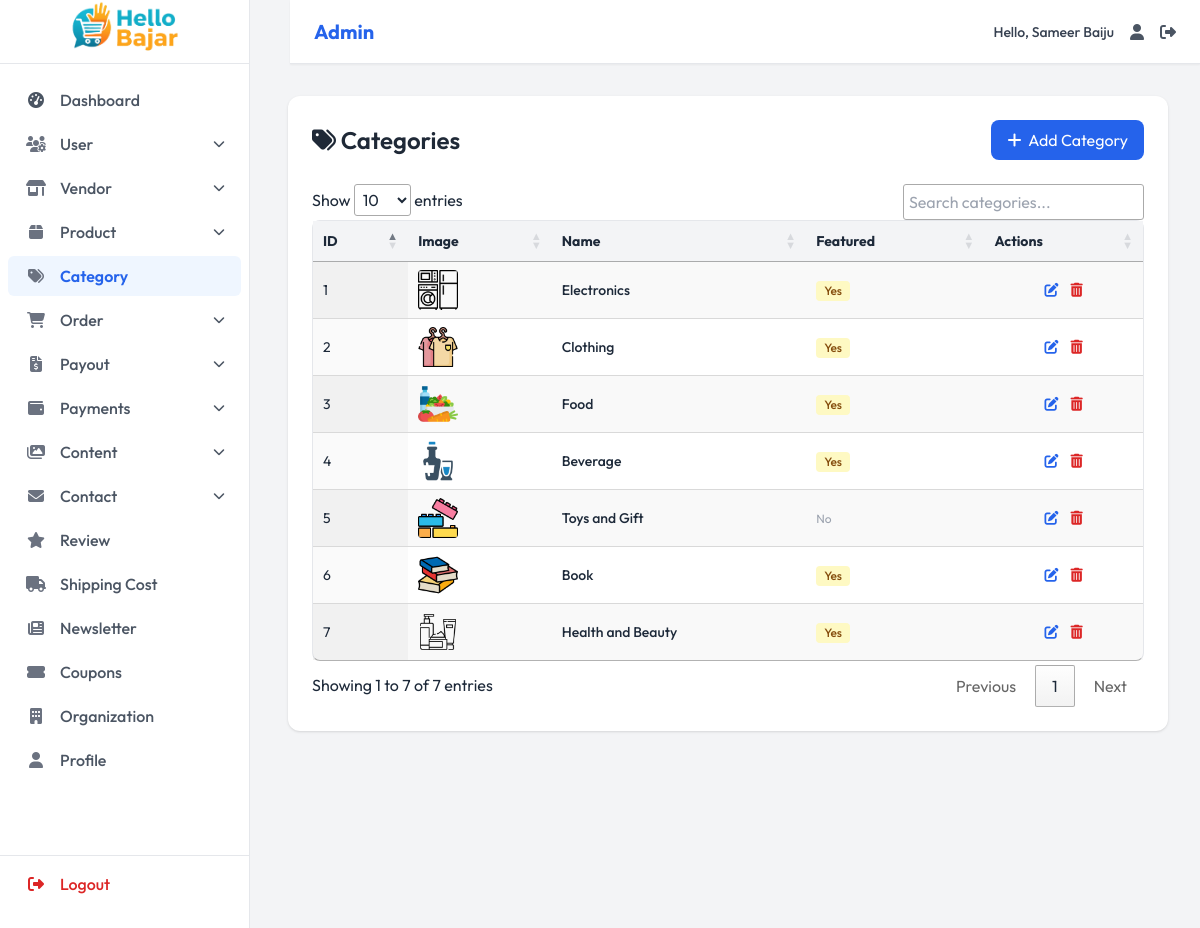
Screenshot of /admin-dashboard/categories/ (signed in) with the database file from the repository.
### dashboard/models.py (models this page shows, shortened)
class Organization(models.Model):
    name = models.CharField(max_length=200, default="My Store")
    logo = models.ImageField(upload_to='org/', blank=True, null=True)
    email = models.EmailField()
    phone = models.CharField(max_length=15)
    phone_secondary = models.CharField(max_length=15, blank=True)
    address = models.TextField()
    facebook = models.URLField(blank=True)
    instagram = models.URLField(blank=True)
    twitter = models.URLField(blank=True)
    youtube = models.URLField(blank=True)
    tiktok = models.URLField(blank=True)
    class Meta:
        verbose_name = 'Organization Info'
        verbose_name_plural = 'Organization Info'

class Category(models.Model):
    name = models.CharField(max_length=100)
    slug = models.SlugField(unique=True, blank=True)
    image = models.ImageField(upload_to='categories/', blank=True, null=True)
    order = models.PositiveIntegerField(default=0, help_text='Display order')
    is_active = models.BooleanField(default=True)
    is_featured=models.BooleanField(default=False)
    class Meta:
        verbose_name_plural = 'Categories'
        ordering = ['order', 'name']

### dashboard/views.py (the view)
    @login_required
    def wrapper(request, *args, **kwargs):
        if not hasattr(request.user, 'role') or not request.user.role.is_admin():
            return redirect('home')
        return view_func(request, *args, **kwargs)

### dashboard/models.py (called while the page is built)
    def is_admin(self):
        return self.role == 'admin'

### dashboard/views.py (called while the page is built)
def admin_required(view_func):
    @login_required
    def wrapper(request, *args, **kwargs):
        if not hasattr(request.user, 'role') or not request.user.role.is_admin():
            return redirect('home')
        return view_func(request, *args, **kwargs)
    return wrapper

@admin_required
def admin_categories_list(request):
    categories = Category.objects.all().order_by('order', 'name')
    return render(request, 'dashboard/pages/category/categories_list.html', {'categories': categories})

### ecommerce/context_processors.py (called while the page is built)
def nepal_locations(request):
    file_path = os.path.join(settings.BASE_DIR, 'static', 'data', 'nepal_provinces.json')
    with open(file_path, 'r', encoding='utf-8') as f:
        data = json.load(f)
    return {
        'nepal_locations': data
    }

### templates/dashboard/pages/category/categories_list.html (shortened to what this page needs)
{% extends 'dashboard/components/base.html' %}
{% load static %}
{% block content %}
<div class="bg-white rounded-xl shadow p-6">
  <div class="flex justify-between items-center mb-6">
    <h1 class="text-2xl font-semibold text-gray-800"><i class="fas fa-tags"></i> Categories</h1>
    <a href="{% url 'admin_category_add' %}" class="bg-blue-600 text-white px-4 py-2 rounded-lg hover:bg-blue-700 transition">
      <i class="fas fa-plus mr-1"></i> Add Category
    </a>
  </div>
  <div class="overflow-x-auto">
    <table id="categoriesTable" class="display w-full border border-gray-200 rounded-lg text-sm">
      <thead class="bg-gray-100">
        <tr>
          <th class="px-4 py-3 text-left">ID</th>
          <th class="px-4 py-3 text-left">Image</th>
          <th class="px-4 py-3 text-left">Name</th>
          <th class="px-4 py-3 text-left">Featured</th>
          <th class="px-4 py-3 text-center">Actions</th>
        </tr>
      </thead>
      <tbody>
        {% for category in categories %}
        <tr class="hover:bg-gray-50">
          <td class="px-4 py-3">{{ category.id }}</td>
          <td class="px-4 py-3">
            {% if category.image %}
              <img src="{{ category.image.url }}" alt="{{ category.name }}" class="h-10 w-10 object-cover rounded"/>
            {% else %}
              <span class="text-gray-400">-</span>
            {% endif %}
          </td>
          <td class="px-4 py-3 font-medium">{{ category.name }}</td>
          <td class="px-4 py-3">
            {% if category.is_featured %}
              <span class="inline-flex items-center px-2 py-0.5 rounded text-xs font-medium bg-yellow-100 text-yellow-800">Yes</span>
            {% else %}
              <span class="text-gray-400 text-xs">No</span>
            {% endif %}
          </td>
      <td class="px-4 py-3 text-center">
  <div class="inline-flex items-center space-x-3 justify-center">
    <a href="{% url 'admin_category_update' category.id %}" class="text-blue-600 hover:text-blue-800" title="Edit">
      <i class="fas fa-edit"></i>
    </a>
    <a href="{% url 'admin_category_delete' category.id %}" class="text-red-600 hover:text-red-800" title="Delete" onclick="return confirm('Delete this category?')">
      <i class="fas fa-trash-alt"></i>
    </a>
  </div>
</td>
        </tr>
        {% empty %}
        <tr>
          <td colspan="7" class="text-center text-gray-500 py-6">No categories found.</td>
        </tr>
        {% endfor %}
      </tbody>
    </table>
  </div>
</div>
{% endblock %}

### templates/dashboard/components/navbar.html (shortened to what this page needs)
<nav class="navbar bg-white border-b border-gray-200 fixed top-0 md:left-[290px] left-0 right-0 z-40 flex items-center justify-between px-6 py-3 shadow-sm">
  <div class="flex items-center">
   <span class="text-xl font-bold text-blue-600">
    {% if request.user.role.role == 'admin' %}
        Admin
    {% else %}
        Vendor
    {% endif %}
</span>
  </div>
  <div class="flex items-center space-x-4">
    <span class="text-sm font-medium text-gray-700">Hello, {{user.first_name}} {{user.last_name}}</span>
    <a href="" class="hover:text-blue-600 transition-colors duration-200" title="Profile" aria-label="Profile">
      <i class="fas fa-user text-gray-600"></i>
    </a>
    <a href="{% url 'logout'%}" class="hover:text-blue-600 transition-colors duration-200" title="Logout" aria-label="Logout">
      <i class="fas fa-sign-out-alt text-gray-600"></i>
    </a>
  </div>
</nav>

### templates/dashboard/components/sidebar.html (shortened to what this page needs)
{% load static %}
<aside id="sidebar"
       class="bg-white border-r mr-18 border-gray-200 w-[250px] fixed inset-y-0 left-0 transform transition-transform duration-300 md:translate-x-0 -translate-x-full z-30 flex flex-col pb-6"
       aria-label="Main navigation">
  <div class="px-0 py-0 h-16 flex items-center border-b border-gray-200">
    <a href="{% if request.user.role.role == 'admin' %}{% url 'admin_dashboard' %}{% else %}{% url 'vendor_dashboard' %}{% endif %}"
       class="flex items-center justify-center w-full h-full" aria-label="Hello Bazar Dashboard">
      <img src="{{ organization.logo.url }}" alt="Hello Bazar Logo" class="h-full w-full object-contain">
    </a>
  </div>
  {% if request.user.role.role == 'admin' %}
  <nav class="flex-grow overflow-y-auto py-4 text-md" aria-label="Sidebar navigation">
    <ul class="space-y-1 px-2">
      <li>
        <a href="{% url 'admin_dashboard' %}"
           class="sidebar-link flex items-center px-4 py-2 rounded-md font-medium transition-all duration-200
                  {% if request.path == '/admin-dashboard/' or request.path == '/' %}bg-blue-50 text-blue-600 font-semibold{% else %}text-gray-600 hover:bg-gray-100{% endif %}">
          <i class="fas fa-tachometer-alt w-6 text-center mr-3"></i>
          <span>Dashboard</span>
        </a>
      </li>
      <li>
        <button class="sidebar-dropdown-toggle flex items-center w-full px-4 py-2 rounded-md text-gray-600 font-medium hover:bg-gray-100 transition-all duration-200">
          <i class="fas fa-users-cog w-6 text-center text-gray-500 mr-3"></i>
          <span>User</span>
          <i class="dropdown-icon fas fa-chevron-down text-xs ml-auto transition-transform duration-200 {% if '/admin-dashboard/users/' in request.path %}rotate-180{% endif %}"></i>
        </button>
      </li>
      <li>
        <button class="sidebar-dropdown-toggle flex items-center w-full px-4 py-2 rounded-md text-gray-600 font-medium hover:bg-gray-100 transition-all duration-200">
          <i class="fas fa-store-alt w-6 text-center text-gray-500 mr-3"></i>
          <span>Vendor</span>
          <i class="dropdown-icon fas fa-chevron-down text-xs ml-auto transition-transform duration-200 {% if '/admin-dashboard/vendors/' in request.path %}rotate-180{% endif %}"></i>
        </button>
      </li>
      <li>
        <button class="sidebar-dropdown-toggle flex items-center w-full px-4 py-2 rounded-md text-gray-600 font-medium hover:bg-gray-100 transition-all duration-200">
          <i class="fas fa-box w-6 text-center text-gray-500 mr-3"></i>
          <span>Product</span>
          <i class="dropdown-icon fas fa-chevron-down text-xs ml-auto transition-transform duration-200 {% if '/admin-dashboard/products/' in request.path %}rotate-180{% endif %}"></i>
        </button>
      </li>
      <li>
        <a href="{% url 'admin_categories_list' %}"
           class="sidebar-link flex items-center px-4 py-2 rounded-md font-medium transition-all duration-200
                  {% if request.path == '/admin-dashboard/categories/' %}bg-blue-50 text-blue-600 font-semibold{% else %}text-gray-600 hover:bg-gray-100{% endif %}">
          <i class="fas fa-tags w-6 text-center text-gray-500 mr-3"></i>
          <span>Category</span>
        </a>
      </li>
      <li>
        <button class="sidebar-dropdown-toggle flex items-center w-full px-4 py-2 rounded-md text-gray-600 font-medium hover:bg-gray-100 transition-all duration-200">
          <i class="fas fa-shopping-cart w-6 text-center text-gray-500 mr-3"></i>
          <span>Order</span>
          <i class="dropdown-icon fas fa-chevron-down text-xs ml-auto transition-transform duration-200 {% if '/admin-dashboard/orders/' in request.path %}rotate-180{% endif %}"></i>
        </button>
      </li>
      <li>
        <button class="sidebar-dropdown-toggle flex items-center w-full px-4 py-2 rounded-md text-gray-600 font-medium hover:bg-gray-100 transition-all duration-200">
          <i class="fas fa-file-invoice-dollar w-6 text-center text-gray-500 mr-3"></i>
          <span>Payout</span>
          <i class="dropdown-icon fas fa-chevron-down text-xs ml-auto transition-transform duration-200 {% if '/admin-dashboard/payout-requests/' in request.path %}rotate-180{% endif %}"></i>
        </button>
      </li>
      <li>
        <button class="sidebar-dropdown-toggle flex items-center w-full px-4 py-2 rounded-md text-gray-600 font-medium hover:bg-gray-100 transition-all duration-200">
          <i class="fas fa-wallet w-6 text-center text-gray-500 mr-3"></i>
          <span>Payments</span>
          <i class="dropdown-icon fas fa-chevron-down text-xs ml-auto transition-transform duration-200 {% if '/admin-dashboard/payments/' in request.path %}rotate-180{% endif %}"></i>
        </button>
      </li>
      <li>
        <button class="sidebar-dropdown-toggle flex items-center w-full px-4 py-2 rounded-md text-gray-600 font-medium hover:bg-gray-100 transition-all duration-200">
          <i class="fas fa-images w-6 text-center text-gray-500 mr-3"></i>
          <span>Content</span>
          <i class="dropdown-icon fas fa-chevron-down text-xs ml-auto transition-transform duration-200 {% if '/admin-dashboard/sliders/' in request.path or '/admin-dashboard/banners/' in request.path %}rotate-180{% endif %}"></i>
        </button>
      </li>
      <li>
        <button class="sidebar-dropdown-toggle flex items-center w-full px-4 py-2 rounded-md text-gray-600 font-medium hover:bg-gray-100 transition-all duration-200">
          <i class="fas fa-envelope w-6 text-center text-gray-500 mr-3"></i>
          <span>Contact</span>
          <i class="dropdown-icon fas fa-chevron-down text-xs ml-auto transition-transform duration-200 {% if '/admin-dashboard/contacts/' in request.path %}rotate-180{% endif %}"></i>
        </button>
      </li>
      <li>
        <a href="{% url 'admin_reviews_list' %}"
           class="sidebar-link flex items-center px-4 py-2 rounded-md font-medium transition-all duration-200
                  {% if request.path == '/admin-dashboard/reviews/' %}bg-blue-50 text-blue-600 font-semibold{% else %}text-gray-600 hover:bg-gray-100{% endif %}">
          <i class="fas fa-star w-6 text-center text-gray-500 mr-3"></i>
          <span>Review</span>
        </a>
      </li>
      <li>
        <a href="{% url 'admin_shipping_cost' %}"
           class="sidebar-link flex items-center px-4 py-2 rounded-md font-medium transition-all duration-200
                  {% if request.path == '/admin-dashboard/shipping-cost/' %}bg-blue-50 text-blue-600 font-semibold{% else %}text-gray-600 hover:bg-gray-100{% endif %}">
          <i class="fas fa-truck w-6 text-center text-gray-500 mr-3"></i>
          <span>Shipping Cost</span>
        </a>
      </li>
      <li>
        <a href="{% url 'admin_newsletter_list' %}"
           class="sidebar-link flex items-center px-4 py-2 rounded-md font-medium transition-all duration-200
                  {% if request.path == '/admin-dashboard/newsletter/' %}bg-blue-50 text-blue-600 font-semibold{% else %}text-gray-600 hover:bg-gray-100{% endif %}">
          <i class="fas fa-newspaper w-6 text-center text-gray-500 mr-3"></i>
          <span>Newsletter</span>
        </a>
      </li>
      <li>
        <a href="{% url 'admin_coupons_list' %}"
           class="sidebar-link flex items-center px-4 py-2 rounded-md font-medium transition-all duration-200
                  {% if request.path == '/admin-dashboard/coupons/' %}bg-blue-50 text-blue-600 font-semibold{% else %}text-gray-600 hover:bg-gray-100{% endif %}">
          <i class="fas fa-ticket-alt w-6 text-center text-gray-500 mr-3"></i>
          <span>Coupons</span>
        </a>
      </li>
      <li>
        <a href="{% url 'admin_organization_view' %}"
           class="sidebar-link flex items-center px-4 py-2 rounded-md font-medium transition-all duration-200
                  {% if request.path == '/admin-dashboard/organization/' %}bg-blue-50 text-blue-600 font-semibold{% else %}text-gray-600 hover:bg-gray-100{% endif %}">
          <i class="fas fa-building w-6 text-center text-gray-500 mr-3"></i>
          <span>Organization</span>
        </a>
      </li>
      <li>
        <a href="{% url 'admin_profile' %}"
           class="sidebar-link flex items-center px-4 py-2 rounded-md font-medium transition-all duration-200
                  {% if request.path == '/admin-dashboard/profile/' %}bg-blue-50 text-blue-600 font-semibold{% else %}text-gray-600 hover:bg-gray-100{% endif %}">
          <i class="fas fa-user w-6 text-center text-gray-500 mr-3"></i>
          <span>Profile</span>
        </a>
      </li>
    </ul>
  </nav>
  {% endif %}
  <div class="border-t border-gray-200 pt-2 px-2">
    <ul class="space-y-1">
      <li>
        <a href="{% url 'logout' %}"
           class="flex items-center px-4 py-2 rounded-md text-red-600 font-medium hover:bg-red-50 transition-all duration-200">
          <i class="fas fa-sign-out-alt w-6 text-center mr-3"></i>
          Logout
        </a>
      </li>
    </ul>
  </div>
</aside>

### templates/dashboard/components/base.html (style rules this page uses)
:root { --primary: #3b82f6; --primary-dark: #456fff; --primary-light: #60a5fa; --secondary: #4b5563; --success: #10b981; --warning: #f59e0b; --danger: #ef4444; --info: #06b6d4; --light: #f3f4f6; --dark: #1f2937; --white: #ffffff; --new-black-light: #344054; --new-black-light-opa: #3440543e; --new-black-dark: #1d2939; --new-blue: #456fff; --spacing-xs: 0.25rem; --spacing-sm: 0.5rem; --spacing-md: 1rem; --spacing-lg: 1.5rem; --spacing-xl: 2rem; --font-family-sans: "Outfit", "Inter", "Segoe UI", "Roboto", "Helvetica Neue", "Open Sans", sans-serif; --text-xs: 0.75rem; --text-sm: 0.875rem; --text-base: 1rem; --text-lg: 1.125rem; --text-xl: 1.25rem; --text-2xl: 1.5rem; --radius-md: 0.375rem; --radius-lg: 0.5rem; }
* { box-sizing: border-box; margin: 0; padding: 0; }
body { font-family: var(--font-family-sans); background-color: var(--light); color: var(--new-black-dark); line-height: 1.5; overflow-x: hidden; height: 100vh; transition: background-color 0.3s, color 0.3s; }
.navbar { background-color: var(--white); padding: var(--spacing-sm) var(--spacing-md); border-bottom: 1px solid var(--light); position: fixed; top: 0; left: 0; right: 0; z-index: 50; display: flex; justify-content: space-between; align-items: center; box-shadow: 0 1px 3px rgba(0, 0, 0, 0.1); height: 4rem; }

### rows the page displays
Organization: logo (picture)
Category: id "4", image (picture), name "Beverage", is_featured "Yes"
Category: id "6", image (picture), name "Book", is_featured "Yes"
Category: id "2", image (picture), name "Clothing", is_featured "Yes"
Category: id "1", image (picture), name "Electronics", is_featured "Yes"
Category: id "3", image (picture), name "Food", is_featured "Yes"
Category: id "7", image (picture), name "Health and Beauty", is_featured "Yes"
Category: id "5", image (picture), name "Toys and Gift", is_featured "No"

### other values shown
{{ user.first_name }} "Sameer"
{{ user.last_name }} "Baiju"
